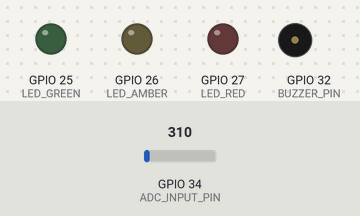
A sketch run on a simulated ESP32. On the bench: output pins drawn as LEDs (lit = HIGH), buzzer (waves = sounding, pin HIGH). The inputs (shaded band) are chosen by the test bench; at power-on: GPIO 34 (ADC_INPUT_PIN) = 310 (analog values on the 0–4095 scale). No radio packets arrive unless stated; what the sketch prints to the serial monitor is not drawn.

Above: at 0.9 s.
At 31.2 s:
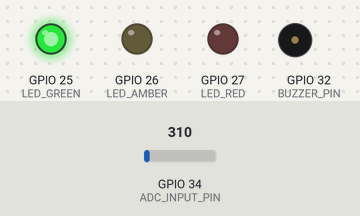
Timing chart, 0 to 32.7 s (numbered marks = the images above):
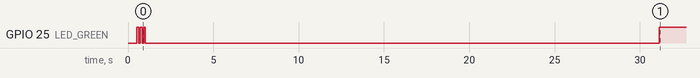

Measured:
- by itself, GPIO 25 (LED_GREEN): goes LOW 0.10 s, HIGH 0.10 s, LOW 0.10 s, HIGH 0.10 s, LOW 30.1 s, then HIGH

The sketch:

sensor_node.ino
```cpp
/*
 * RPW Sensor Node — ESP32 + Piezo + TKEO + LoRa
 * Red Palm Weevil Early Detection System
 *
 * Hardware:
 *   - ESP32-WROOM-32
 *   - 27mm PZT-5A piezo disc (via LM358 amplifier)
 *   - LM393 comparator (wake interrupt)
 *   - Ra-02 LoRa module (SPI)
 *   - Tri-colour LED + buzzer
 *
 * Pin assignments are defined below — match your wiring exactly.
 */

#include <Arduino.h>
#include <SPI.h>
#include <LoRa.h>          // Install: "LoRa" by Sandeep Mistry via Library Manager
#include <driver/adc.h>
#include <esp_sleep.h>
#include <math.h>

// ─── Pin Definitions ────────────────────────────────────────────────────────
#define ADC_INPUT_PIN     34   // GPIO34  — Piezo signal (ADC1 CH6)
#define INTERRUPT_PIN     35   // GPIO35  — LM393 comparator output (wake)
#define LED_GREEN         25   // GPIO25  — NORMAL state
#define LED_AMBER         26   // GPIO26  — SUSPICIOUS state
#define LED_RED           27   // GPIO27  — INFESTED state
#define BUZZER_PIN        32   // GPIO32  — Piezo buzzer

// LoRa (Ra-02) SPI pins
#define LORA_CS           5    // NSS / Chip Select
#define LORA_RST          14   // RESET
#define LORA_DIO0         2    // DIO0 (TX/RX done IRQ)
#define LORA_SCK          18   // SPI Clock
#define LORA_MISO         19   // SPI MISO
#define LORA_MOSI         23   // SPI MOSI

// ─── Sampling Parameters ─────────────────────────────────────────────────────
#define SAMPLE_RATE_HZ    8000          // 8 kSPS
#define WINDOW_SECONDS    30
#define WINDOW_SAMPLES    (SAMPLE_RATE_HZ * WINDOW_SECONDS)  // 240,000

// ─── DSP Parameters ──────────────────────────────────────────────────────────
// HPF: first-order IIR, fc = 200 Hz at fs = 8000 Hz
// alpha = 1 / (1 + 2*pi*fc/fs) ≈ 0.9355 (bilinear approx)
#define HPF_ALPHA         0.9355f

// Adaptive threshold: T = max(mean + N*sigma, P95)
#define THRESHOLD_SIGMA   3.0f

// Burst grouping: two crossings within this ms belong to the same burst
#define BURST_GROUP_MS    200
// Minimum crossings per valid burst (filters out single footstep impacts)
#define MIN_CROSSINGS_PER_BURST  3
// Minimum gap between bursts (ms) — reflects larval rest period
#define MIN_INTER_BURST_MS  500

// ─── Decision Logic ───────────────────────────────────────────────────────────
#define BURSTS_SUSPICIOUS  1   // ≥1 burst → SUSPICIOUS
#define BURSTS_INFESTED    3   // ≥3 bursts → INFESTED
#define PERSISTENCE_CYCLES 3   // 3× SUSPICIOUS in a row → escalate to INFESTED

// ─── LoRa Config ─────────────────────────────────────────────────────────────
#define LORA_FREQUENCY    866E6   // 866 MHz — India WPC permitted band
#define LORA_SF           10      // Spreading Factor 10 (range vs speed trade-off)
#define LORA_BW           125E3   // 125 kHz bandwidth
#define LORA_CR           5       // Coding rate 4/5
#define NODE_ID           1       // Change this (0–255) for each sensor node

// ─── Deep Sleep ──────────────────────────────────────────────────────────────
// Wake every 5 minutes (30s window + 4.5 min sleep)
#define SLEEP_DURATION_US  (270ULL * 1000000ULL)  // 4.5 minutes in microseconds

// ─── State Machine ───────────────────────────────────────────────────────────
enum DetectionState { NORMAL = 0, SUSPICIOUS = 1, INFESTED = 2 };

// ─── Globals ─────────────────────────────────────────────────────────────────
static float  hpf_prev_in  = 0.0f;
static float  hpf_prev_out = 0.0f;
static int    consecutive_suspicious = 0;
static bool   lora_available = false;

// ─────────────────────────────────────────────────────────────────────────────
//  DSP Functions
// ─────────────────────────────────────────────────────────────────────────────

// First-order IIR high-pass filter
// y[n] = alpha * (y[n-1] + x[n] - x[n-1])
inline float hpf(float x_new) {
  float y = HPF_ALPHA * (hpf_prev_out + x_new - hpf_prev_in);
  hpf_prev_in  = x_new;
  hpf_prev_out = y;
  return y;
}

// Teager-Kaiser Energy Operator
// psi[n] = x[n]^2 - x[n+1] * x[n-1]
// Called with x_prev1 = x[n-1], x_curr = x[n], x_next = x[n+1]
inline float tkeo(float x_prev1, float x_curr, float x_next) {
  return (x_curr * x_curr) - (x_next * x_prev1);
}

// ─────────────────────────────────────────────────────────────────────────────
//  Sample collection + TKEO computation in one pass (memory-efficient)
//  Instead of storing 240k raw samples, we process on-the-fly and
//  store only the TKEO energy values.
// ─────────────────────────────────────────────────────────────────────────────
void collectAndProcessWindow(float* tkeo_out, uint32_t n_samples) {
  // We need x[n-1], x[n], x[n+1] for TKEO — use a 3-sample ring
  float ring[3] = {0, 0, 0};
  uint32_t sample_interval_us = 1000000UL / SAMPLE_RATE_HZ;  // 125 µs at 8kHz
  uint32_t t_next = micros();

  // Prime the ring with two samples before processing
  for (int i = 0; i < 2; i++) {
    while (micros() < t_next) { /* busy-wait */ }
    t_next += sample_interval_us;
    float raw = (float)analogRead(ADC_INPUT_PIN) - 2048.0f;  // centre on zero
    ring[i] = hpf(raw);
  }

  for (uint32_t n = 0; n < n_samples; n++) {
    while (micros() < t_next) { /* busy-wait */ }
    t_next += sample_interval_us;

    float raw = (float)analogRead(ADC_INPUT_PIN) - 2048.0f;
    float x_new = hpf(raw);

    // Shift ring: ring[0]=x[n-1], ring[1]=x[n], ring[2]=x[n+1]
    ring[0] = ring[1];
    ring[1] = ring[2];
    ring[2] = x_new;

    // Compute TKEO for ring[1] (the "current" sample)
    float e = tkeo(ring[0], ring[1], ring[2]);
    tkeo_out[n] = (e < 0.0f) ? 0.0f : e;  // TKEO can be slightly negative due to noise; clamp
  }
}

// ─────────────────────────────────────────────────────────────────────────────
//  Adaptive threshold: T = max(mean + 3σ, P95)
// ─────────────────────────────────────────────────────────────────────────────
float computeAdaptiveThreshold(const float* buf, uint32_t n) {
  // Compute mean and variance in one pass (Welford's method)
  double mean = 0.0, M2 = 0.0;
  for (uint32_t i = 0; i < n; i++) {
    double delta = buf[i] - mean;
    mean += delta / (i + 1);
    M2   += delta * (buf[i] - mean);
  }
  float sigma = (n > 1) ? sqrtf((float)(M2 / (n - 1))) : 0.0f;
  float t_gaussian = (float)mean + THRESHOLD_SIGMA * sigma;

  // P95 via partial sort of a 2048-sample subset (avoid sorting 240k items)
  const uint32_t SUBSET = 2048;
  float subset[SUBSET];
  uint32_t step = n / SUBSET;
  for (uint32_t i = 0; i < SUBSET; i++) subset[i] = buf[i * step];

  // Simple selection for P95 index
  uint32_t p95_idx = (uint32_t)(0.95f * SUBSET);
  // Partial nth_element via quick-select (simple insertion sort on small array is fine)
  for (uint32_t i = 0; i <= p95_idx; i++) {
    uint32_t min_j = i;
    for (uint32_t j = i + 1; j < SUBSET; j++) {
      if (subset[j] < subset[min_j]) min_j = j;
    }
    float tmp = subset[i]; subset[i] = subset[min_j]; subset[min_j] = tmp;
  }
  float t_p95 = subset[p95_idx];

  return (t_gaussian > t_p95) ? t_gaussian : t_p95;
}

// ─────────────────────────────────────────────────────────────────────────────
//  Burst counting
// ─────────────────────────────────────────────────────────────────────────────
int countBursts(const float* tkeo_buf, uint32_t n, float threshold) {
  int   burst_count     = 0;
  int   crossing_count  = 0;
  bool  in_burst        = false;
  uint32_t burst_start_sample  = 0;
  uint32_t last_crossing_sample = 0;
  uint32_t last_burst_end_sample = 0;

  uint32_t group_samples     = (uint32_t)((BURST_GROUP_MS / 1000.0f) * SAMPLE_RATE_HZ);
  uint32_t inter_burst_samples = (uint32_t)((MIN_INTER_BURST_MS / 1000.0f) * SAMPLE_RATE_HZ);

  for (uint32_t i = 0; i < n; i++) {
    if (tkeo_buf[i] > threshold) {
      // Threshold crossing detected
      if (!in_burst) {
        // Check minimum inter-burst gap from last burst end
        if (burst_count == 0 || (i - last_burst_end_sample) >= inter_burst_samples) {
          in_burst           = true;
          burst_start_sample = i;
          crossing_count     = 1;
        }
      } else {
        // Check if still within grouping window
        if ((i - last_crossing_sample) <= group_samples) {
          crossing_count++;
        } else {
          // Gap exceeded — close current burst and start fresh
          if (crossing_count >= MIN_CROSSINGS_PER_BURST) {
            burst_count++;
            last_burst_end_sample = last_crossing_sample;
          }
          in_burst       = false;
          crossing_count = 0;
        }
      }
      last_crossing_sample = i;
    } else {
      // Below threshold — check if burst window has expired
      if (in_burst && (i - last_crossing_sample) > group_samples) {
        if (crossing_count >= MIN_CROSSINGS_PER_BURST) {
          burst_count++;
          last_burst_end_sample = last_crossing_sample;
        }
        in_burst       = false;
        crossing_count = 0;
      }
    }
  }

  // Handle burst that reaches end of window
  if (in_burst && crossing_count >= MIN_CROSSINGS_PER_BURST) {
    burst_count++;
  }

  return burst_count;
}

// ─────────────────────────────────────────────────────────────────────────────
//  LED + Buzzer output
// ─────────────────────────────────────────────────────────────────────────────
void setLED(DetectionState state) {
  digitalWrite(LED_GREEN, LOW);
  digitalWrite(LED_AMBER, LOW);
  digitalWrite(LED_RED,   LOW);

  switch (state) {
    case NORMAL:     digitalWrite(LED_GREEN, HIGH); break;
    case SUSPICIOUS: digitalWrite(LED_AMBER, HIGH); break;
    case INFESTED:
      digitalWrite(LED_RED, HIGH);
      // Three short beeps
      for (int i = 0; i < 3; i++) {
        tone(BUZZER_PIN, 2000, 200);
        delay(300);
      }
      break;
  }
}

// ─────────────────────────────────────────────────────────────────────────────
//  LoRa transmission
// ─────────────────────────────────────────────────────────────────────────────
void loraTransmit(DetectionState state, int burst_count, float threshold) {
  if (!lora_available) return;

  LoRa.beginPacket();
  LoRa.write((uint8_t)NODE_ID);
  LoRa.write((uint8_t)state);
  LoRa.write((uint8_t)min(burst_count, 255));

  // Pack threshold as 2-byte fixed point (threshold * 10, capped at 65535)
  uint16_t thr_packed = (uint16_t)min((int)(threshold * 10.0f), 65535);
  LoRa.write((uint8_t)(thr_packed >> 8));
  LoRa.write((uint8_t)(thr_packed & 0xFF));

  LoRa.endPacket(true);  // true = async (non-blocking)
  Serial.printf("[LoRa] Sent — Node:%d State:%d Bursts:%d\n", NODE_ID, state, burst_count);
}

// ─────────────────────────────────────────────────────────────────────────────
//  LoRa initialisation
// ─────────────────────────────────────────────────────────────────────────────
bool initLoRa() {
  SPI.begin(LORA_SCK, LORA_MISO, LORA_MOSI, LORA_CS);
  LoRa.setPins(LORA_CS, LORA_RST, LORA_DIO0);

  if (!LoRa.begin(LORA_FREQUENCY)) {
    Serial.println("[LoRa] Init FAILED — check wiring. Continuing without LoRa.");
    return false;
  }
  LoRa.setSpreadingFactor(LORA_SF);
  LoRa.setSignalBandwidth(LORA_BW);
  LoRa.setCodingRate4(LORA_CR);
  LoRa.setSyncWord(0xF3);          // Private network sync word
  LoRa.setTxPower(17);             // 17 dBm (Ra-02 max is 20, stay conservative)
  Serial.printf("[LoRa] Ready — %.0f MHz SF%d BW%.0fkHz\n",
    LORA_FREQUENCY / 1e6, LORA_SF, LORA_BW / 1e3);
  return true;
}

// ─────────────────────────────────────────────────────────────────────────────
//  SETUP
// ─────────────────────────────────────────────────────────────────────────────
void setup() {
  Serial.begin(115200);
  delay(500);
  Serial.println("\n=== RPW Sensor Node v1.0 ===");

  // GPIO setup
  pinMode(LED_GREEN, OUTPUT);
  pinMode(LED_AMBER, OUTPUT);
  pinMode(LED_RED,   OUTPUT);
  pinMode(BUZZER_PIN, OUTPUT);

  // ADC setup — 12-bit, 11dB attenuation (0.1V–3.1V input range)
  analogReadResolution(12);
  analogSetAttenuation(ADC_11db);
  analogSetPinAttenuation(ADC_INPUT_PIN, ADC_11db);

  // LoRa init (non-fatal — system works without it)
  lora_available = initLoRa();

  // Startup blink
  for (int i = 0; i < 3; i++) {
    digitalWrite(LED_GREEN, HIGH); delay(100);
    digitalWrite(LED_GREEN, LOW);  delay(100);
  }

  Serial.println("[Sensor] Starting 30-second measurement window...");
  Serial.printf("[Sensor] Samples to collect: %u\n", WINDOW_SAMPLES);
}

// ─────────────────────────────────────────────────────────────────────────────
//  LOOP — runs once per wake cycle, then sleeps
// ─────────────────────────────────────────────────────────────────────────────
void loop() {
  // Allocate TKEO buffer in PSRAM if available, else heap
  float* tkeo_buf = (float*)malloc(WINDOW_SAMPLES * sizeof(float));
  if (!tkeo_buf) {
    Serial.println("[ERROR] malloc failed for TKEO buffer! Rebooting.");
    delay(1000);
    ESP.restart();
  }

  // Step 1: Collect samples and compute TKEO
  hpf_prev_in = 0; hpf_prev_out = 0;  // Reset HPF state each window
  collectAndProcessWindow(tkeo_buf, WINDOW_SAMPLES);
  Serial.println("[DSP] Window collected and TKEO computed.");

  // Step 2: Compute adaptive threshold
  float threshold = computeAdaptiveThreshold(tkeo_buf, WINDOW_SAMPLES);
  Serial.printf("[DSP] Adaptive threshold: %.2f\n", threshold);

  // Step 3: Count bursts
  int bursts = countBursts(tkeo_buf, WINDOW_SAMPLES, threshold);
  Serial.printf("[DSP] Bursts detected: %d\n", bursts);
  free(tkeo_buf);

  // Step 4: Determine state
  DetectionState state;
  if (bursts == 0) {
    state = NORMAL;
    consecutive_suspicious = 0;
  } else if (bursts < BURSTS_INFESTED) {
    state = SUSPICIOUS;
    consecutive_suspicious++;
    // Persistence escalation: 3 consecutive SUSPICIOUS → INFESTED
    if (consecutive_suspicious >= PERSISTENCE_CYCLES) {
      state = INFESTED;
      Serial.println("[Decision] Persistence escalation: SUSPICIOUS×3 → INFESTED");
    }
  } else {
    state = INFESTED;
    consecutive_suspicious = 0;
  }

  const char* state_names[] = {"NORMAL", "SUSPICIOUS", "INFESTED"};
  Serial.printf("[Decision] State: %s | Consecutive suspicious: %d\n",
    state_names[state], consecutive_suspicious);

  // Step 5: Output
  setLED(state);
  loraTransmit(state, bursts, threshold);

  // Step 6: Sleep
  Serial.printf("[Power] Going to sleep for %.1f minutes...\n",
    SLEEP_DURATION_US / 60000000.0f);
  Serial.flush();
  delay(200);

  esp_sleep_enable_timer_wakeup(SLEEP_DURATION_US);
  esp_light_sleep_start();

  // After wake-up, loop() runs again automatically
  Serial.println("[Power] Woke up — starting next window.");
}
```
